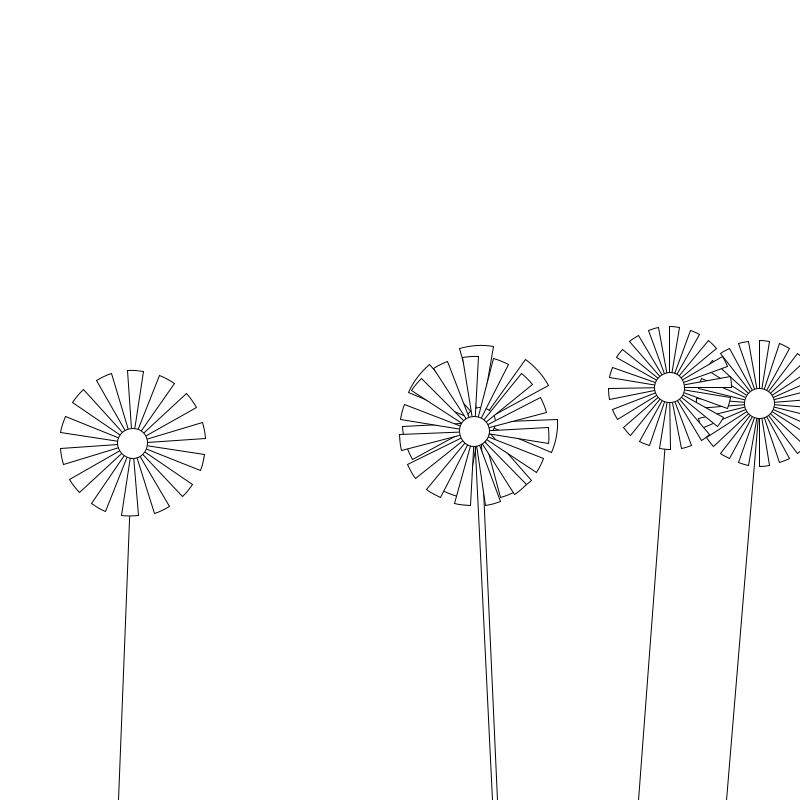
Frame 1 (no input)
Frame 60 (the mouse pressed at the canvas centre just before this capture): identical to frame 1, image omitted
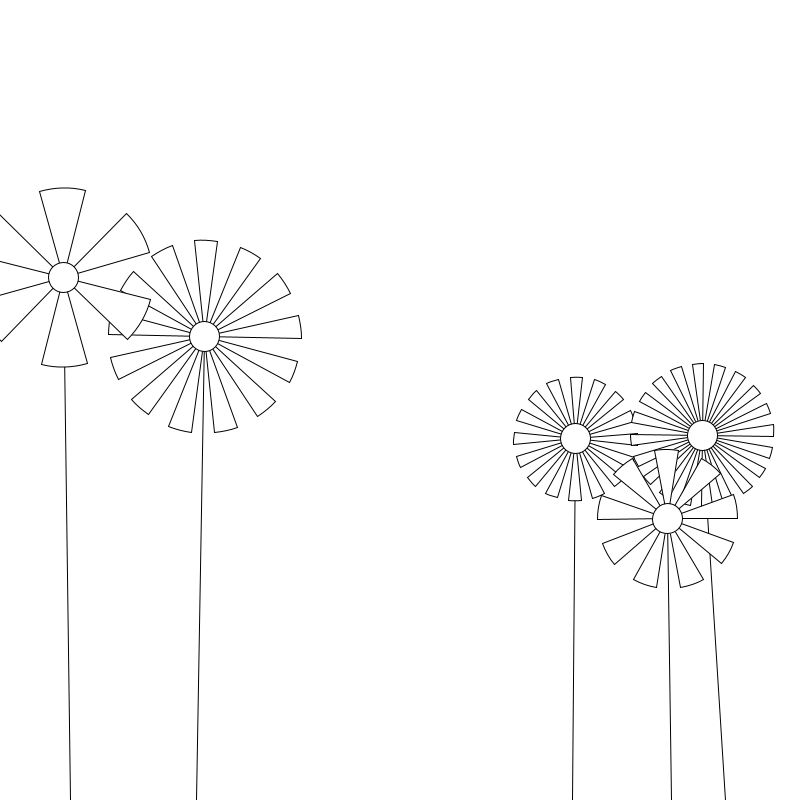
Frame 120 (the mouse held since frame 60 and released just before this capture)

The Processing sketch that drew these frames (run headless with seeded random() and noise(); from frame 60 on, the mouse is pressed at the canvas centre):

// Processing sketch: w6_step2
// ── w6_step2.pde
// int ramdomSeed = 6543;
int randomSeed = int(random(100000000));

void mousePressed() {
  randomSeed = int(random(100000000));
  println(randomSeed);
}

void setup() {
  size(800, 800);
}

//void mousePressed() {
//  randomSeed = int(random(10000));
//}

void draw() {
  randomSeed(randomSeed);
  background(255);

  //for(int n = 0; n < 5; n++) {
  //flower(random(width));
  //}
  for (int n = 0; n < 5; n++) {
    flower(random(width), random(1 / 3.0 * height, 2 / 3.0 * height), 30, random(100, 200));
  }
}

void flower(float x, float h, float budD, float pettalD) {
  pushMatrix();
  translate(x, height);
  rotate(radians(random(-5, 5)));
  line(0, 0, 0, -h);
  pushMatrix();
  translate(0, -h);

  int petalNum = int(random(5, 21));
  float petalArcA = 0.25 * 360 / float(petalNum);

  for (int n = 0; n < petalNum; n++) {
    pushMatrix();
    rotate(radians(n * 360 / float(petalNum) - 90));
    arc(0, 0, pettalD, pettalD, radians(-petalArcA), radians(petalArcA), PIE );
    popMatrix();
  }

  circle(0, 0, budD);
  popMatrix();
  popMatrix();
}
